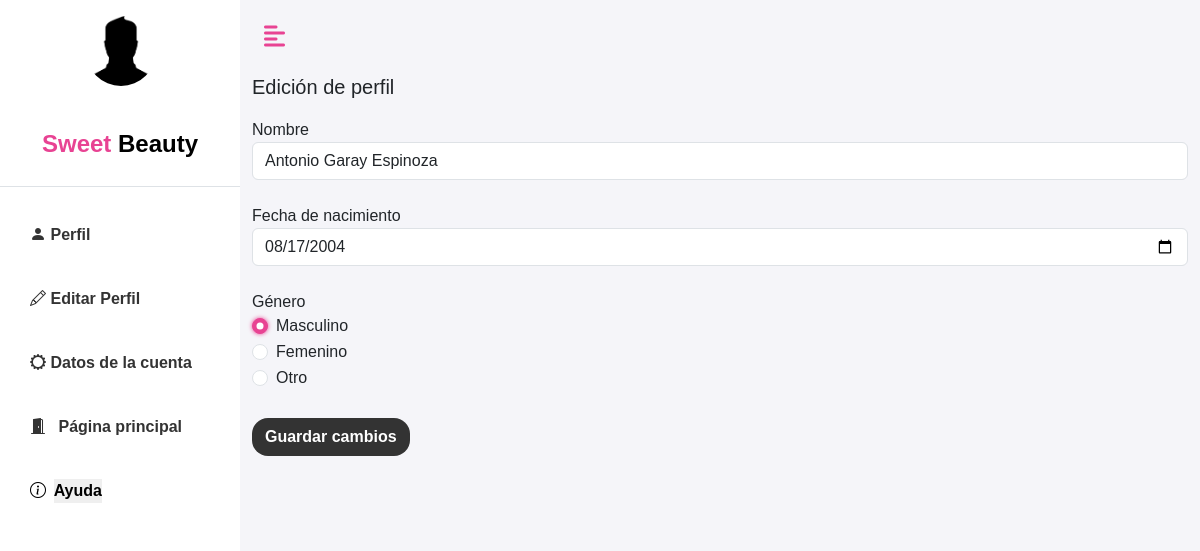
/views/editar_perfil.php (signed in), run on the app's committed database.
### tables this page shows
CREATE TABLE `usuarios` (
  `id_usuario` int(11) NOT NULL,
  `nombre_usuario` varchar(70) NOT NULL,
  `contraseña_usuario` varchar(500) NOT NULL,
  `email_usuario` varchar(50) NOT NULL UNIQUE,
  `telefono_usuario` char(10) NOT NULL,
  `fecha_nacimiento_usuario` date NOT NULL,
  `sexo_usuario` enum('Masculino','Femenino','Otro') DEFAULT NULL,
  `fecha_registro_usuario` date NOT NULL
);

### class/database.php (called while the page is built, shortened)
<?php
    class database
    {
        private $PDOLocal;
        private $user = "admin";
        private $password = "1234";
        private $server = "mysql:host=localhost; dbname=sweet_beauty; charset=utf8";
        function conectarDB()
        {
            try
            {
                $this->PDOLocal = new PDO($this->server, $this->user, $this->password);
            }
            catch(PDOException $e)
            {
                echo $e->getMessage();
            }
        }
        function usr($cadena)
        {
            try
            {
                $result = $this->PDOLocal->query($cadena);
                return $result->fetchAll(PDO::FETCH_OBJ);
            }
            catch(PDOException $e)
            {
                echo $e->getMessage();
            }
        }
}
?>

### views/editar_perfil.php (the view, shortened to what this page needs)
<!DOCTYPE html>
<html lang="en">
<head>
    <link rel="stylesheet" href="../css/bootstrap.min.css">
    <link rel="stylesheet" href="https://cdn.jsdelivr.net/npm/bootstrap-icons@1.10.5/font/bootstrap-icons.css">
    <link rel="stylesheet" href="../css/pruebatexto.css">
</head>
<body style="background-color:#f5f5f5">
<?php
    include "../templates/perfil_sidebar.php";
    $conexion->perfil();
    $query = "SELECT * FROM usuarios WHERE id_usuario = '{$_SESSION["id"]}'";
    $pro=$conexion->usr($query);
    foreach($pro as $reg)
    ?>
<div class="container">
<div class="row">
    <div class="col-12">
        <p style="font-size:20px">Edición de perfil</p>
    </div>
    <form action="../scripts/editar_sencillo.php" method="post">
                        <div class=" col-12 input-field">
                            <label for="usuario">Nombre</label>
                            <input type="text" class="form-control" id="nombre" name="nombre" maxlength="70" value="<?php echo $reg->nombre_usuario;?>"
                             required autocomplete="off">
                        </div>
                        <br>
                        <div class="col-12 input-field">
                        <label for="usuario">Fecha de nacimiento</label>
                            <input type="date" class="form-control" id="fecha" name="fecha"  value="<?php echo $reg->fecha_nacimiento_usuario;?>" required>
                        </div>
<br>
                        <div class="col-12 form-group " id="genero-group">
                            <label for="genero">Género</label>
                            <div class="genero-categoria">
                                <div class="form-check">
                                    <input class="radio form-check-input" type="radio" name="genero" value="1" <?php if ($reg->sexo_usuario == 'Masculino')echo 'checked';?>>
                                    <label class="form-check-label" for="genero">Masculino</label>
                                </div>
                                <div class="form-check">
                                    <input class="form-check-input" type="radio" name="genero" value="2" <?php if ($reg->sexo_usuario == 'Femenino')echo 'checked';?>>
                                    <label class="form-check-label" for="genero">Femenino</label>
                                </div>
                                <div class="form-check">
                                    <input class="form-check-input" type="radio" name="genero" value="3" <?php if ($reg->sexo_usuario == 'Otro')echo 'checked';?>>
                                    <label class="form-check-label" for="genero">Otro</label>
                                </div>
                            </div>
                        </div>
                        <br>
                        <div class="col-12 input-field">
                        <button type="submit" class="btn boton" onclick="return validarCamposLlenos();validarFechaGenero();">Guardar cambios</button>
                        </div>
                        </form>
    </div>
    </div>
</body>
</html>

### css/perfil.css (style rules this page uses)
p { font-family: "Lucida Sans", "Lucida Sans Regular", "Lucida Grande", "Lucida Sans Unicode", Geneva, Verdana, sans-serif; }
.boton { display: inline-block; margin-top: 0.1rem; border-radius: 1rem; background: #333; color: #fff; font-size: 1rem; font-weight: bold; }
input[type="radio"]:checked { background-color: #e84393; color: white; border-color: #e84393; box-shadow: 0 0 4px #e84393; }

### css/admins.css (style rules this page uses)
:root { --main-bg-color: #e84393; --main-text-color: #e84393; --second-text-color: #333; --second-bg-color: #c1efde; }
* { margin: 0; padding: 0; box-sizing: border-box; font-family: Verdana, Geneva, Tahoma, sans-serif; outline: none; border: none; text-decoration: none; transition: 0.2s linear; }
.boton { display: inline-block; margin-top: 0.1rem; border-radius: 1rem; background: #333; color: #fff; font-size: 1rem; font-weight: bold; }

### data on the page
usuarios: nombre "Antonio Garay Espinoza", fecha "08/17/2004", sexo_usuario "☑"
